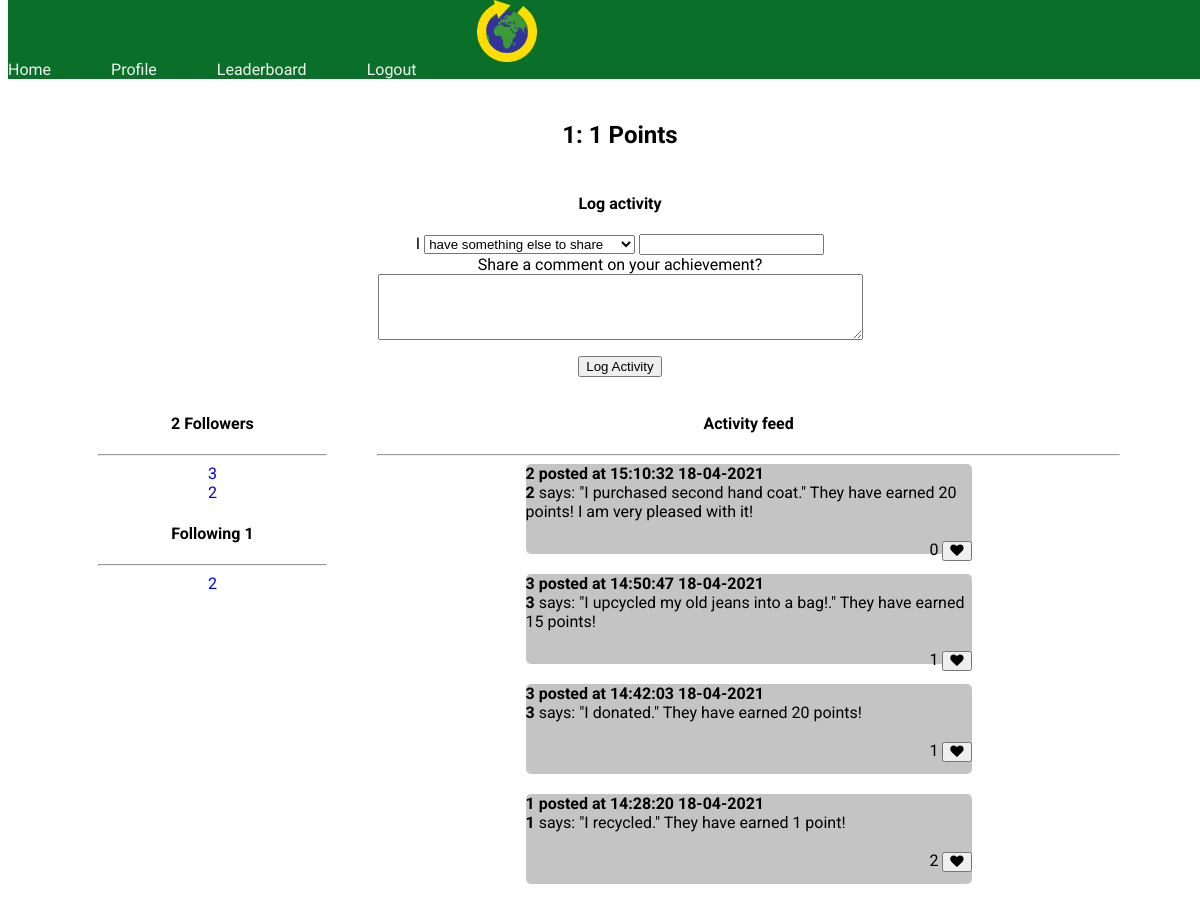
/user/1 (signed in), run on the app's committed database.
### app/models.py (models this page shows, shortened)
class User(UserMixin, db.Model):
    id = db.Column(db.Integer, primary_key=True)
    username = db.Column(db.String(64), index=True, unique=True)
    email = db.Column(db.String(120), index=True, unique=True)
    password_hash = db.Column(db.String(128))
    posts = db.relationship('Post', backref='author', lazy='dynamic')
    points = db.Column(db.Integer, default=0)
    followed = db.relationship(
        'User', secondary=followers,
        primaryjoin=(followers.c.follower_id == id),
        secondaryjoin=(followers.c.followed_id == id),
        backref=db.backref('followers', lazy='dynamic'), lazy='dynamic')

class Post(db.Model):
    id = db.Column(db.Integer, primary_key=True)
    body = db.Column(db.String(140))
    action = db.Column(db.String(64))
    item = db.Column(db.String(64))
    timestamp = db.Column(db.String, index=True)
    user_id = db.Column(db.Integer, db.ForeignKey('user.id'))
    points = db.Column(db.Integer,default=0)
    likes = db.Column(db.Integer, default=0)

### app/routes.py (the view, shortened to what this page needs)
@app.route('/user/<username>', methods=['GET','POST'])
@login_required
def user(username):
    user = User.query.filter_by(username=username).first_or_404()
    posts = db.session.query(Post).order_by(desc(Post.id)).limit(20).all()
    form = LogActivity()
    form2 = EmptyForm()
    return render_template("user.html",user=user, posts=posts, form=form, points=user.points)

### app/forms.py
class LogActivity(FlaskForm):
    actions = {'donated':20,'recycled':1,'upcycled':15,'reused':3,'purchased second hand':20, 'completed the weekly challenge':25,'have something else to share':0}
    action = SelectField('Action:',choices=list(actions.keys()), validators=[DataRequired()])
    item = StringField()
    comment = TextAreaField('Share a comment on your achievement?')
    submit = SubmitField('Log Activity')

class EmptyForm(FlaskForm):
    submit = SubmitField('Submit')

### app/models.py (called while the page is built)
@login.user_loader
def load_user(id):
    return User.query.get(int(id))

### app/templates/user.html (shortened to what this page needs)
{% extends "base.html" %}
{% block content %}
    <table class="aboutme">
        <tr valign="top">
            <td>
                <h2>{{ user.username }}: {{ user.points }} Points</h2>
            </td>
        </tr>
    </table>
    {% if user == current_user %}
    <div class="activitylog">
    <h4>Log activity</h4>
    <form action="" method="post" novalidate>
        <p>
            I
            <select name="action">
                {% for action in form.action.choices %}
                <option value= "{{ action }}" SELECTED>{{ action }}</option>"
                {% endfor %}
            </select>
            {{ form.item(cols=32, rows=4) }}
            <br>
            {{ form.comment.label }}
            <br>
            {{ form.comment(cols=58, rows=4) }}<br>
        </p>
        <p>{{ form.submit() }}</p>
    </form>
    </div>
    {% endif %}
<div id="container">
    <div id="followers">
        <div id="followers_all">
            <h4>{{ user.followers.count() }} Followers</h4>
            <hr>
            {% for user in user.followers %}
            <a href="{{ url_for('user',username=user.username) }}" id="follower">
            <div>  {{ user.username }} </div>
            </a>
            {% endfor %}
        </div>
        <div id="following_all">
            <h4>Following {{ user.followed.count() }}</h4>
            <hr>
            {% for user in user.followed %}
            <a href="{{ url_for('user',username=user.username) }}" id="following">
            <div >  {{ user.username }} </div>
            </a>
            {% endfor %}
        </div>
    </div>
    <div id="activityfeed">
        <h4>Activity feed</h4>
        <hr>
        {% for post in posts %}
        <a href="{{ url_for('user',username=post.author.username) }}" id="post_link">
            <div class="activitypost">
            <span id="posted info"><b> {{ post.author.username }} posted at {{ post.timestamp }}</b></span>
            <br>
            <span id="postauthor"><b>{{ post.author.username }}</b></span>
            <span id="postbody">{{ post.body }}</span>
            <br>
            <span id="postlikes"> <form action="{{ url_for('update_like', username=user.username, post_id=post.id) }}" method="POST">{{ post.likes }}
                <button><i class="fa fa-heart"></i></button>
            </form>
            </span>
            <br>
        </div>
        </a>
        {% endfor %}
    </div>
</div>
{% endblock %}

### app/static/base.css (style rules this page uses)
h2 { font-family: Roboto, Open Sans, sans-serif; text-align: center; }
h4 { font-family: Roboto, Open Sans, sans-serif; text-align: center; }
p { font-family: Roboto, Open Sans, sans-serif; }
a { font-family: Roboto, Open Sans, sans-serif; }
body { background-color:white; }
#post_link { text-decoration: none; color: black; }
#postlikes { padding-left: 80%; text-align: right; }
.aboutme { text-align: right; margin-left:auto; margin-right: auto; }
.activitylog { text-align:center; margin-left: auto; margin-right: auto; }
#container { width: 100%; clear: both; margin: auto; }
#followers { font-family: Roboto, Open Sans, sans-serif; text-align: left; margin-left: 50px; margin-right: 25px; width: 20%; height: 800px; float: left; }
#activityfeed { text-align:center; margin-left: 25px; margin-right: 50px; width: 65%; height: 800px; float: left; }
.activitypost { text-align:left; margin-left: auto; margin-right: auto; padding-bottom: 5px; margin-bottom: 20px; width: 60%; height: 85px; border-radius: 5px; background-color: #C4C4C4; font-family: Roboto, Open Sans, sans-serif; }
#follower { text-align: center; text-decoration: none; }
#following { text-align: center; text-decoration: none; }

### data on the page
User: username "1", points "1"
User: username "3"
User: username "2"
Post: author.username "2", timestamp "15:10:32 18-04-2021", body "says: \"I purchased second hand coat.\" They have earned 20 points! I am very pleased with it!", likes "0"
Post: author.username "3", timestamp "14:50:47 18-04-2021", body "says: \"I upcycled my old jeans into a bag!.\" They have earned 15 points!", likes "1"
Post: author.username "3", timestamp "14:42:03 18-04-2021", body "says: \"I donated.\" They have earned 20 points!", likes "1"
Post: author.username "1", timestamp "14:28:20 18-04-2021", body "says: \"I recycled.\" They have earned 1 point!", likes "2"

### other printed values
{{ user.followers.count() }} "2"
{{ user.followed.count() }} "1"
form field action "have something else to share"
